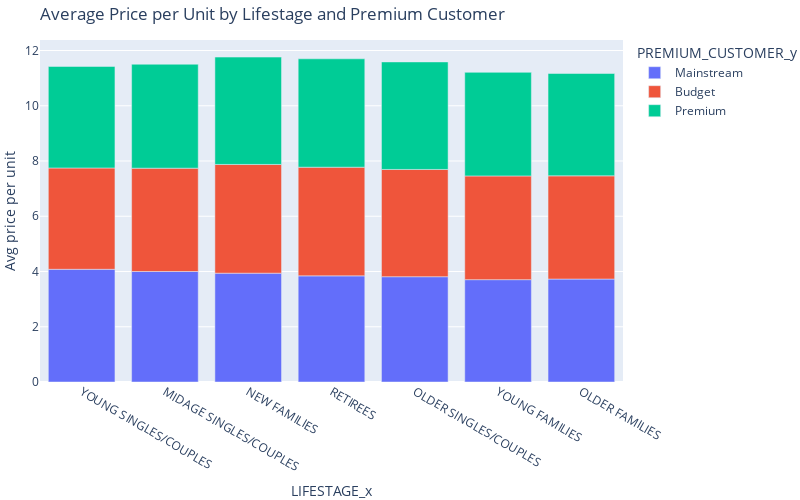

Notebook code cell kept with this figure:
### Markdown cell above
Older families and young families in general buy more chips per customer
Let’s also investigate the average price per unit chips bought for each customer segment as this is also a
driver of total sales

### Code cell
import pandas as pd
import plotly.express as px

# Assuming 'data' is your DataFrame
# If not, replace it with your actual DataFrame

# Calculate the average price per unit by LIFESTAGE and PREMIUM_CUSTOMER
avg_price = data.groupby(['LIFESTAGE_x', 'PREMIUM_CUSTOMER_y']).agg(AVG=('TOT_SALES', 'sum'),
                                                                 PROD_QTY=('PROD_QTY', 'sum')).reset_index()
avg_price['AVG'] = avg_price['AVG'] / avg_price['PROD_QTY']

# Order the DataFrame by AVG in descending order
avg_price = avg_price.sort_values(by='AVG', ascending=False)

# Create a bar plot
fig = px.bar(avg_price, x='LIFESTAGE_x', y='AVG', color='PREMIUM_CUSTOMER_y',
             title='Average Price per Unit by Lifestage and Premium Customer',
             labels={'AVG': 'Avg price per unit'},
             category_orders={"LIFESTAGE_x": avg_price['LIFESTAGE_x'].tolist()})

# Adjust size and layout
fig.update_layout(width=800, height=500, margin=dict(l=0, r=0, b=0, t=40))

# Show the figure
fig.show()

### Figure 1 — Plotly figure (JSON) as saved in the notebook; plotly's stock layout.template omitted (floating-point values rounded to 4 significant figures)
{"data": [{"alignmentgroup": "True", "hovertemplate": "PREMIUM_CUSTOMER_y=Mainstream<br>LIFESTAGE_x=%{x}<br>Avg price per unit=%{y}<extra></extra>", "legendgroup": "Mainstream", "marker": {"color": "#636efa", "pattern": {"shape": ""}}, "name": "Mainstream", "offsetgroup": "Mainstream", "orientation": "v", "showlegend": true, "textposition": "auto", "type": "bar", "x": ["YOUNG SINGLES/COUPLES", "MIDAGE SINGLES/COUPLES", "NEW FAMILIES", "RETIREES", "OLDER SINGLES/COUPLES", "OLDER FAMILIES", "YOUNG FAMILIES"], "xaxis": "x", "y": [4.08, 4.0, 3.939, 3.842, 3.812, 3.727, 3.705], "yaxis": "y"}, {"alignmentgroup": "True", "hovertemplate": "PREMIUM_CUSTOMER_y=Budget<br>LIFESTAGE_x=%{x}<br>Avg price per unit=%{y}<extra></extra>", "legendgroup": "Budget", "marker": {"color": "#EF553B", "pattern": {"shape": ""}}, "name": "Budget", "offsetgroup": "Budget", "orientation": "v", "showlegend": true, "textposition": "auto", "type": "bar", "x": ["NEW FAMILIES", "RETIREES", "OLDER SINGLES/COUPLES", "YOUNG FAMILIES", "MIDAGE SINGLES/COUPLES", "OLDER FAMILIES", "YOUNG SINGLES/COUPLES"], "xaxis": "x", "y": [3.936, 3.934, 3.883, 3.755, 3.74, 3.736, 3.668], "yaxis": "y"}, {"alignmentgroup": "True", "hovertemplate": "PREMIUM_CUSTOMER_y=Premium<br>LIFESTAGE_x=%{x}<br>Avg price per unit=%{y}<extra></extra>", "legendgroup": "Premium", "marker": {"color": "#00cc96", "pattern": {"shape": ""}}, "name": "Premium", "offsetgroup": "Premium", "orientation": "v", "showlegend": true, "textposition": "auto", "type": "bar", "x": ["RETIREES", "OLDER SINGLES/COUPLES", "NEW FAMILIES", "MIDAGE SINGLES/COUPLES", "YOUNG FAMILIES", "OLDER FAMILIES", "YOUNG SINGLES/COUPLES"], "xaxis": "x", "y": [3.924, 3.892, 3.886, 3.764, 3.75, 3.705, 3.675], "yaxis": "y"}], "layout": {"barmode": "relative", "height": 500, "legend": {"title": {"text": "PREMIUM_CUSTOMER_y"}, "tracegroupgap": 0}, "margin": {"b": 0, "l": 0, "r": 0, "t": 40}, "title": {"text": "Average Price per Unit by Lifestage and Premium Customer"}, "width": 800, "xaxis": {"anchor": "y", "categoryarray": ["YOUNG SINGLES/COUPLES", "MIDAGE SINGLES/COUPLES", "NEW FAMILIES", "NEW FAMILIES", "RETIREES", "RETIREES", "OLDER SINGLES/COUPLES", "NEW FAMILIES", "OLDER SINGLES/COUPLES", "RETIREES", "OLDER SINGLES/COUPLES", "MIDAGE SINGLES/COUPLES", "YOUNG FAMILIES", "YOUNG FAMILIES", "MIDAGE SINGLES/COUPLES", "OLDER FAMILIES", "OLDER FAMILIES", "YOUNG FAMILIES", "OLDER FAMILIES", "YOUNG SINGLES/COUPLES", "YOUNG SINGLES/COUPLES"], "categoryorder": "array", "domain": [0, 1], "title": {"text": "LIFESTAGE_x"}}, "yaxis": {"anchor": "x", "domain": [0, 1], "title": {"text": "Avg price per unit"}}}}
